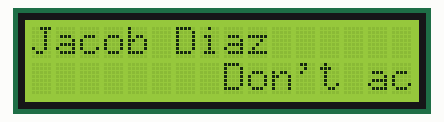
This sketch was run on a simulated Arduino Uno, built with avr-gcc and run on an emulated ATmega328P. Shown: 16×2 character LCD.

Above: at 0.24 s.
At 1.66 s:
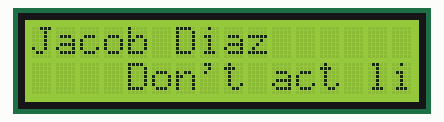
At 3.43 s:
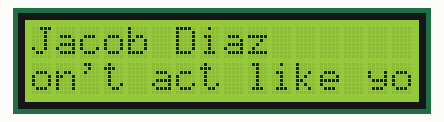
At 6.97 s:
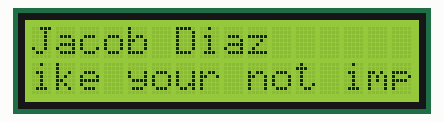
At 10.16 s:
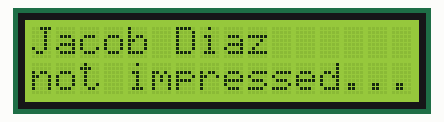
At 13.7 s:
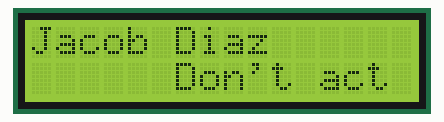

The sketch:

jdiaz88lab3.ino
```cpp
// Jacob Diaz
// jdiaz88@uic.edu
// https://youtu.be/NA9dckin734
#include <LiquidCrystal.h>
// Pins being used
LiquidCrystal lcd(12,11,5,4,3,2);
int leftBound_1 = 16;
int leftBound_2 = 0;


void setup() {
  lcd.begin(16,2);
}

void loop() {
  String _quote = "Don't act like your not impressed...";
  String _name = "Jacob Diaz";
  displayNameQuote(_name,_quote,350);
}

void displayNameQuote(String _name, String _quote, int speed){
  lcd.setCursor(0,0);
  lcd.print(_name);
  lcd.setCursor(0,1);
  lcd.print(scrollLeft(_quote));
  delay(speed);
  }

String scrollLeft(String quote){
    String displayed;
    String str = "        " +quote+ "        ";
    displayed = str.substring(leftBound_1, leftBound_2);
    ++leftBound_1;
    ++leftBound_2;
    if(leftBound_1 >= str.length()){
      leftBound_1 = 16;
      leftBound_2 = 0;
      }
    return displayed;
  }
```

Measured:
- by itself, everything shown: repeats every 12.8 s, in 36 steps
